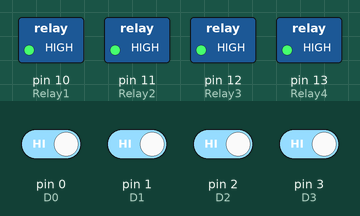
This sketch was run on a simulated Arduino Uno, built with avr-gcc and run on an emulated ATmega328P. Shown: switched loads named in the sketch (green lamp = pin HIGH). The inputs (shaded band) are chosen by the test bench; at power-on: pin 0 (D0), pin 1 (D1), pin 2 (D2), pin 3 (D3) HIGH.

Above: at 1.2 s.
1.3 s: pin 2 (D2) driven LOW and pin 3 (D3) driven LOW
At 1.6 s:
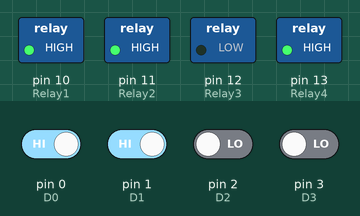
2.8 s: pin 0 (D0) driven LOW
At 4.1 s:
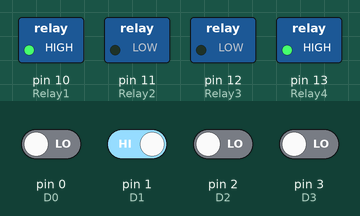
4.4 s: pin 1 (D1) driven LOW
At 5.3 s:
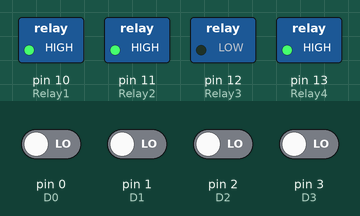
6.0 s: pin 2 (D2) driven HIGH
At 6.6 s:
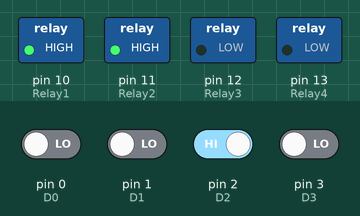
7.6 s: pin 0 (D0) driven HIGH and pin 1 (D1) driven HIGH
At 8.9 s:
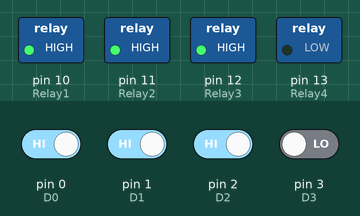
9.2 s: pin 2 (D2) driven LOW
At 10.2 s:
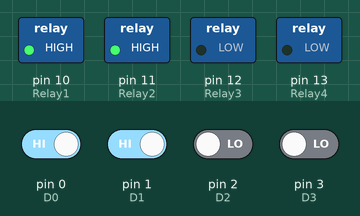
Timing chart, 0 to 11.8 s (numbered marks = the images above; inputs shaded):
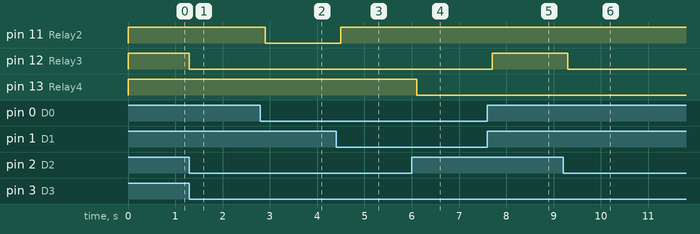

The sketch:

HomeAuto.ino
```cpp
int D0=0; //Data pins 0 of DTMF Decoder
int D1=1; //Data pins 1 of DTMF Decoder
int D2=2; //Data pins 2 of DTMF Decoder
int D3=3; //Data pins 3 of DTMF Decoder
int Relay1=10;
int Relay2=11;
int Relay3=12;
int Relay4=13;
void setup()
{
 pinMode(Relay1,OUTPUT);
 pinMode(Relay2,OUTPUT);
 pinMode(Relay3,OUTPUT);
 pinMode(Relay4,OUTPUT);
 digitalWrite(Relay1,HIGH);
 digitalWrite(Relay2,HIGH);
 digitalWrite(Relay3,HIGH);
 digitalWrite(Relay4,HIGH);
}
void loop()
{

        // When 0 pressed : 0 0 0 0 (Turning all the relays to off state
  if (digitalRead(D3)==0 && digitalRead(D2)==0 && digitalRead(D1)==0 && digitalRead(D0)==0 )
  {
     digitalWrite(Relay1,HIGH);
     digitalWrite(Relay2,HIGH);
     delay(200);
  }
      // When 1 pressed : 0 0 0 1
  if (digitalRead(D3)==0 && digitalRead(D2)==0 && digitalRead(D1)==0 && digitalRead(D0)==1 )
  {
     digitalWrite(Relay1,LOW); // Turning the Relay1 ON state
     delay(200);
  }
      // When 2 pressed : 0 0 1 0
  if (digitalRead(D3)==0 && digitalRead(D2)==0 && digitalRead(D1)==1 && digitalRead(D0)==0 )
  {
     digitalWrite(Relay2,LOW); // Turning the Relay2 ON state
     delay(200);
  }
      // When 3 pressed : 0 0 1 1
  if (digitalRead(D3)==0 && digitalRead(D2)==0 && digitalRead(D1)==1 && digitalRead(D0)==1 )
  {
     digitalWrite(Relay3,LOW); // Turning the Relay3 ON state
     delay(200);
  }
       // When 4 pressed : 0 1 0 0
  if (digitalRead(D3)==0 && digitalRead(D2)==1 && digitalRead(D1)==0 && digitalRead(D0)==0 )
  {
     digitalWrite(Relay4,LOW); // Turning the Relay4 ON state
     delay(200);
  }
       // When 5 pressed : 0 1 0 1
  if (digitalRead(D3)==0 && digitalRead(D2)==1 && digitalRead(D1)==0 && digitalRead(D0)==1 )
  {
     digitalWrite(Relay1,HIGH); // Turning the Relay1 OFF state
     delay(200);
  }
      // When 6 pressed : 0 1 1 0
  if (digitalRead(D3)==0 && digitalRead(D2)==1 && digitalRead(D1)==1 && digitalRead(D0)==0 )
  {
     digitalWrite(Relay2,HIGH); // Turning the Relay2 OFF state
     delay(200);
  }
      // When 7 pressed : 0 1 1 1
  if (digitalRead(D3)==0 && digitalRead(D2)==1 && digitalRead(D1)==1 && digitalRead(D0)==1 )
  {
     digitalWrite(Relay3,HIGH); // Turning the Relay3 OFF state
     delay(200);
  }
      // When 8 pressed : 1 0 0 0
  if (digitalRead(D3)==1 && digitalRead(D2)==0 && digitalRead(D1)==0 && digitalRead(D0)==0 )
  {
     digitalWrite(Relay4,HIGH); // Turning the Relay4 OFF state
     delay(200);
  }
}
```

Measured:
- after the input at 1.3 s, pin 12 (Relay3): HIGH → LOW at once
- after the input at 2.8 s, pin 11 (Relay2): HIGH → LOW after 0.10 s
- after the input at 4.4 s, pin 11 (Relay2): LOW → HIGH after 0.10 s
- after the input at 6.0 s, pin 13 (Relay4): HIGH → LOW after 0.10 s
- after the input at 7.6 s, pin 12 (Relay3): LOW → HIGH after 0.10 s
- after the input at 9.2 s, pin 12 (Relay3): HIGH → LOW after 0.10 s
